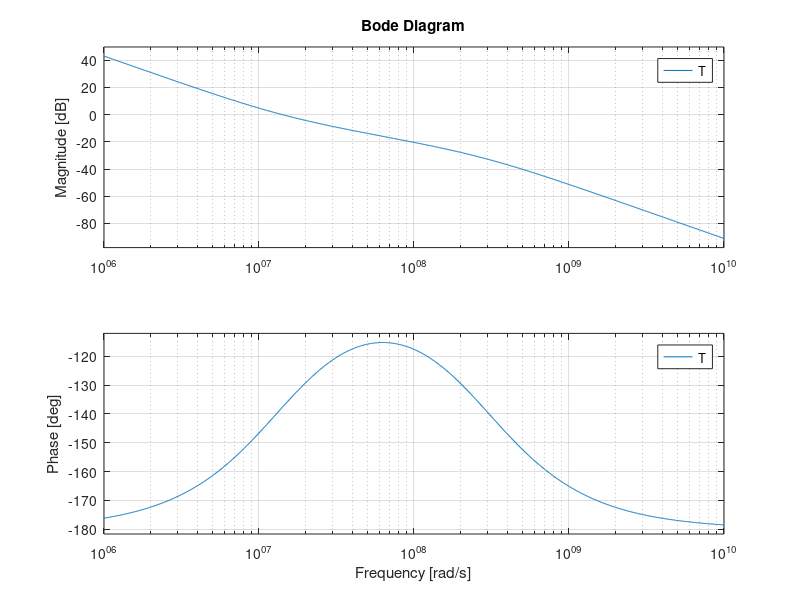
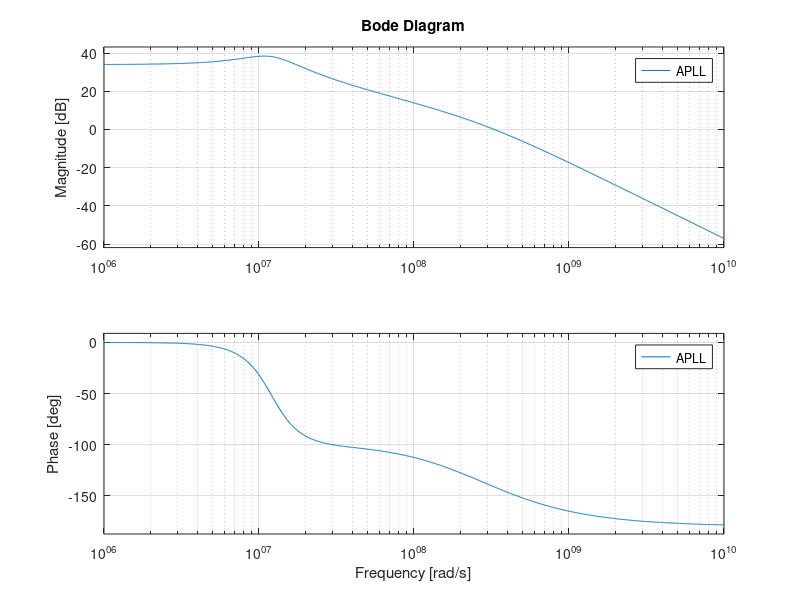

Write MATLAB code to recreate these figures, in order. (Note: this script raises an error after producing the figures.)
fref = 100e6;
fbw = 10e6;   %Set to 1/10 reference freq
N = 50;

KVCO_SS = 8.484e9;    
KVCO_NN = 11.403e9;
KVCO_FF = 16.289e9;   

b = 20; %Prefer only C2 for wireline I/O LPFs, no C1

zero1 = fbw / sqrt(b);
zero2 = fbw * sqrt(b);

PM = atand((sqrt(b)-1/sqrt(b))/2); 
IcpR = (b/(b-1))*(2*pi*N*fbw/KVCO_NN);
RC2 = sqrt(b)/(2*pi*fbw);

%% Calculate Capacitances + Resistance + Icp based on max area
Cmax = 20e-12;
C2 = Cmax*(b-1)/b;
C1 = C2/(b-1);
R = RC2/C2;
Icp = IcpR / R;

%% Open Loop Response
Tau2 = RC2;
Taup = Tau2/b;
K = ((b-1)/b)*IcpR*KVCO_NN/(2*pi*N);

n = [K*Tau2, K];
d = [Tau2*Taup, Tau2, 0, 0];
T = tf(n,d);
figure(1);
bode(T);

%% Closed Loop Response
n = [Tau2, 1];
d = [(Tau2*Taup/K), (Tau2/K), (Tau2), 1];
APLL = tf(N*n,d);
APHI = tf(n,d);
figure(2);
bode(APLL);
%freqs(n,d,w);

%% Calculate Jitter

%Reference
PhiRef = 10^-10*tf([1/10^6, 2/1000, 1],[1,0,0]); 
%freqs((10^-10).*[1/10^6, 2/1000, 1],[1,0,0]); %Verify Shape
REF_TF = N*APLL;
PhaseNoiseREF = PhiRef*REF_TF;
figure(3);
freqs(PhaseNoiseREF.Numerator{1,1}, PhaseNoiseREF.Denominator{1,1});
JitterREF = double(jitter(PhaseNoiseREF.Numerator{1,1}, PhaseNoiseREF.Denominator{1,1}, [1000,inf]));

%LPF
k = 1.38*10^-23; %Boltzmann
T = 300.15;      %Temp
vnLPF = (b-1)/b*tf(1,[Taup,1])*4*k*T*R;
Fs = R*(b-1)/b*tf([Tau2,1],[Tau2*Taup,Tau2,0]);
LPF_TF = 2*pi/Icp*(1/Fs)*APLL;
PhaseNoiseLPF = vnLPF*LPF_TF;
figure(4);
freqs(PhaseNoiseLPF.Numerator{1,1}, PhaseNoiseLPF.Denominator{1,1});
JitterLPF = double(jitter(PhaseNoiseLPF.Numerator{1,1}, PhaseNoiseLPF.Denominator{1,1}, [1000,inf]));

%VCO 
PSD_VCO = tf(10^10*[0,0,(10^-6),1],[1,0,0,0]);
%freqs(10^10*[0,0,(10^-6),1],[1,0,0,0],logspace(3,12));%Verifyshape
VCO_TF = tf([Taup*Tau2/K,Tau2/K,0,0],[Tau2*Taup/K, Tau2/K, Tau2, 1]);
PhaseNoiseVCO = PSD_VCO*VCO_TF;
figure(5);
freqs(PhaseNoiseVCO.Numerator{1,1}, PhaseNoiseVCO.Denominator{1,1},logspace(3,12));
JitterVCO = double(jitter(PhaseNoiseVCO.Numerator{1,1}, PhaseNoiseVCO.Denominator{1,1}, [1000,inf]));

%%DDSM
Sq = 1/12;
Tref = 1/fref;
NTF_Z =  filt ([1,-2,1] ,[1,0,0], Tref);
CONV_TF = filt ([0,2*pi] ,[1,-1], Tref);
COMB_TF = Sq * NTF_Z * CONV_TF;
COMB_TF_S = d2c(COMB_TF,'tustin');
PhaseNoiseDSM  = Tref * COMB_TF_S * APHI;
figure(6);
%freqs(COMB_TF_S.Numerator{1,1}, COMB_TF_S.Denominator{1,1},logspace(6,10));
freqs(PhaseNoiseDSM.Numerator{1,1}, PhaseNoiseDSM.Denominator{1,1},logspace(3,15));
JitterDSM = abs(double(jitter(PhaseNoiseDSM.Numerator{1,1}, PhaseNoiseDSM.Denominator{1,1}, [1000,inf])));



JitterTotal = JitterREF + JitterLPF + JitterVCO + JitterDSM;
%% Functions

%num is array of numerator coefficients, indexed [s^n, s^(n-1), ..., s^0]
%den is array of denominator coefficients, indexed [s^n, s^(n-1), ..., s^0]
%range is array for the integration range, indexed [lowerbound, upperbound]
function y = jitter(num,den,range)
    numsymbol = 0;
    densymbol = 0;
    syms s
    length = size(num);
    for i = length(2):-1:1
        numsymbol = numsymbol + num(length(2)+1-i)*s^(i-1);
        densymbol = densymbol + den(length(2)+1-i)*s^(i-1);
    end
    final = numsymbol/densymbol;
    y = sqrt(2*(200e-12/(2*pi))^2*vpa(int(final,s,range)));
end

